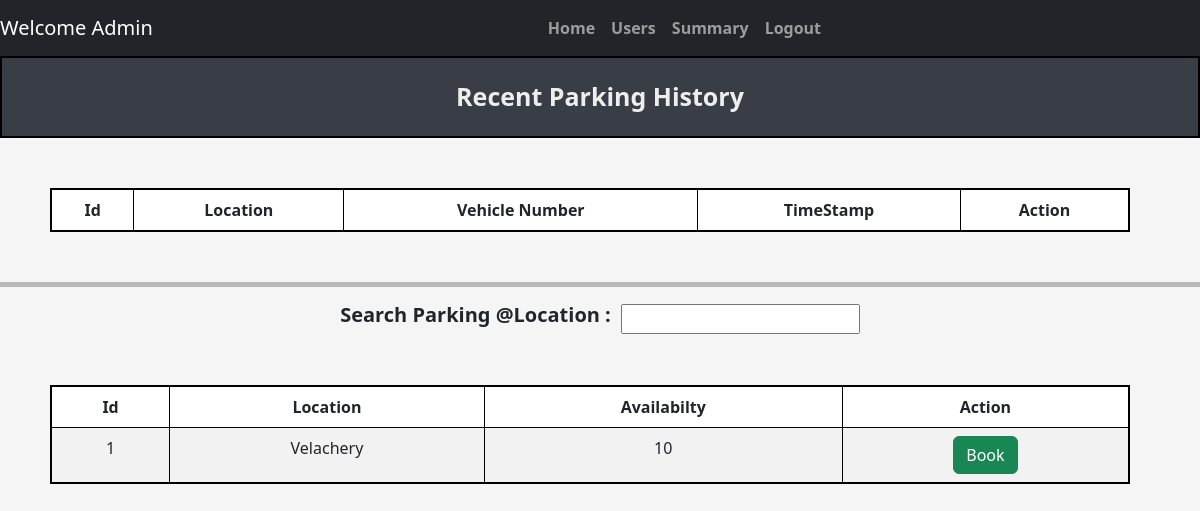
Screenshot of /user/dashboard (signed in) with the database file from the repository.
### tables this page shows
CREATE TABLE ParkingLot (
            lot_id INTEGER PRIMARY KEY AUTOINCREMENT,
            location_name TEXT NOT NULL,
            address TEXT NOT NULL,
            pincode TEXT NOT NULL,
            price INTEGER NOT NULL, 
            maxSpots INTEGER NOT NULL
        );

### controllers/user_controller.py (the view)
@user.route("/user/dashboard",methods = ['GET','POST'])
def dashboard():
    user_id = session['user_id']
    user_parking_data = getReserveParkingSpotData(user_id)
    availability_data = get_availability_data()
    print(user_parking_data)
    print(availability_data)
    return render_template("dashboard/user_dashboard.html",availability_data=availability_data, user_parking_data = user_parking_data)

### models/parking_lot.py (called while the page is built)
def get_availability_data():
    connection = sqlite3.connect(DATABASE_PARKING)
    cur = connection.cursor()
    cur.execute(
            '''
                select
                pl.lot_id,
                pl.address,
                Count(Case WHEN ps.status = 'A' THEN 1 END) As availabilty
                from ParkingLot PL
                Left Join
                ParkingSpots PS ON PL.lot_id = PS.lot_id
                Group By
                PL.lot_id,PL.address
            '''
            )
    result = cur.fetchall()
    connection.commit()
    connection.close()
    return result

def getReserveParkingSpotData(user_id):
    connection = sqlite3.connect(DATABASE_PARKING)
    cur = connection.cursor()
    print(user_id)
    cur.execute('''
                    select rp.spot_id,
                        pl.address AS location_name,
                        rp.vehicle_number,
                        rp.parking_timestamp,
                        ps.status,
                        pl.lot_id
                        from Reserve_Parking_Spot rp
                    JOIN
                        ParkingLot pl on pl.lot_id = rp.lot_id
                    JOIN
                        ParkingSpots ps on rp.spot_id = ps.spot_id AND rp.lot_id = ps.lot_id
                    where
                        rp.user_id = (?)
                ''',(user_id,)
                )
    result = cur.fetchall()
    connection.commit()
    connection.close()
    return result

### templates/dashboard/user_dashboard.html (shortened to what this page needs)
{% extends "navbar.html" %}
{% block content %}
    <div class="title"> Recent Parking History </div>
        <table style="text-align: center;" class="table table-striped table-css table-bordered ">
                <thead>
                    <tr>
                    <th scope="col">Id</th>
                    <th scope="col">Location</th>
                    <th scope="col">Vehicle Number</th>
                    <th scope="col">TimeStamp</th>
                    <th scope="col">Action</th>
                    </tr>
                </thead>
        </table>
        <hr style="height: 5px; background-color: black; border: none;">
        <div class="center-wrapper">
            <div class = "search_location">
                <span>
                    <h5><b>Search Parking @Location :</b></h5>
                    <input type="text" id="searchInput" onkeyup="filterTable()">
                </span>
            </div>
        </div>
        <table id="dataTable" style="text-align: center;" class="table table-striped table-css table-bordered ">
                <thead>
                    <tr>
                        <th scope="col">Id</th>
                        <th scope="col">Location</th>
                        <th scope="col">Availabilty</th>
                        <th scope="col">Action</th>
                    </tr>
                </thead>
                <tbody>
                    {% for lot in availability_data %}
                        <tr>
                            <td scope="row">{{ lot[0] }}</td>
                            <td>{{ lot[1] }}</td>
                            <td>{{ lot[2] }}</td>
                            <td>
                                <form method="POST" action="{{ url_for ('user.bookSpot') }}">
                                    <button type="submit" class="btn btn-success"> Book </button>
                                </form>
                        </tr>
                    {% endfor %}
                </tbody>
            </table>
{% endblock %}

### static/css/style.css (style rules this page uses)
body { background-color: #f5f5f5; justify-content: center; }
.title { background-color: #393E46; border: 2px solid black; text-align: center; padding: 20px; font-weight: bold; font-size: 25px; margin-bottom: 20px; color: #EEEEEE; }
.table-css { margin: 50px; justify-content: center; width: 90vw; border: 2px solid black; }
.search_location span { display: flex; align-items: center; gap: 10px; }
.center-wrapper { display: flex; justify-content: center; align-items: center; }

### rows the page displays
ParkingLot: lot_id "1", address "Velachery", maxSpots "10"

### other values shown
{{ session.get('name') }} "Admin"
